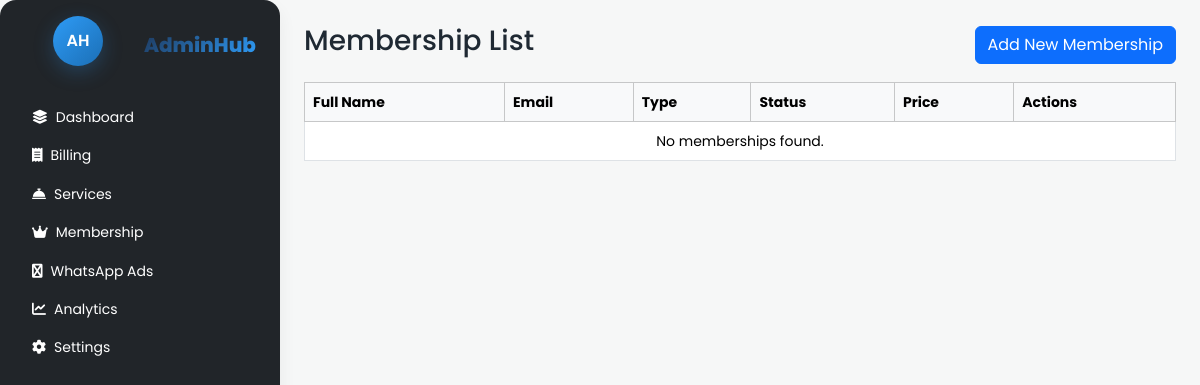
Before: /membership/ with the older database file.
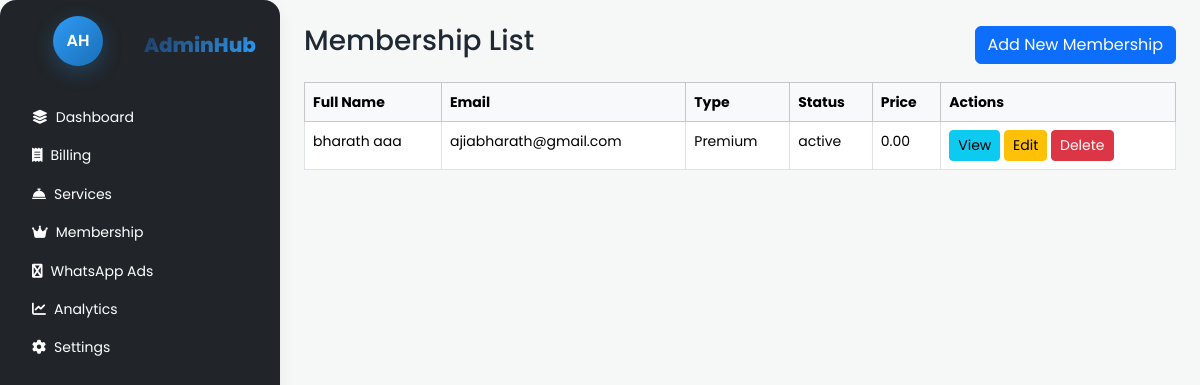
After: the same page with the newer database file.
### membership/models.py (models this page shows, shortened)
class Membership(models.Model):
    MEMBERSHIP_TYPES = [
        ('basic', 'Basic'),
        ('premium', 'Premium'),
        ('gold', 'Gold'),
        ('platinum', 'Platinum'),
    ]
    STATUS_CHOICES = [
        ('active', 'Active'),
        ('inactive', 'Inactive'),
        ('expired', 'Expired'),
        ('cancelled', 'Cancelled'),
    ]
    first_name = models.CharField(max_length=100)
    last_name = models.CharField(max_length=100)
    email = models.EmailField(unique=True)
    phone = models.CharField(max_length=15, blank=True)
    membership_type = models.CharField(
        max_length=20,
        choices=MEMBERSHIP_TYPES,
        default='basic'
    )
    status = models.CharField(
        max_length=20,
        choices=STATUS_CHOICES,
        default='inactive'
    )
    start_date = models.DateTimeField(default=timezone.now)
    end_date = models.DateTimeField(null=True, blank=True)
    price = models.DecimalField(max_digits=10, decimal_places=2, default=0.00)
    created_at = models.DateTimeField(auto_now_add=True)
    updated_at = models.DateTimeField(auto_now=True)
    class Meta:
        verbose_name = 'Membership'
        verbose_name_plural = 'Memberships'
        ordering = ['-created_at']
    @property
    def full_name(self):
        return f"{self.first_name} {self.last_name}"

### membership/views.py (the view)
# urls.py: path('', MembershipListView.as_view(), name='membership_list'),
class MembershipListView(ListView):
    model = Membership
    template_name = 'membership/membership_list.html'
    context_object_name = 'memberships'

### templates/membership/membership_list.html (shortened to what this page needs)
{% extends 'base.html' %}
{% block content %}
<div class="container-fluid d-flex p-0">
    <aside class="sidebar bg-dark text-white p-3 vh-100">
        <div class="brand text-center mb-4">
            <div class="logo-circle bg-primary text-white rounded-circle mx-auto mb-2 d-flex align-items-center justify-content-center" style="width:50px; height:50px; font-weight:600;">AH</div>
            <h4>AdminHub</h4>
        </div>
        <ul class="nav flex-column mb-4">
            <li><a href="{% url 'dashboard' %}" class="nav-link text-white"><i class="fa fa-layer-group me-2"></i>Dashboard</a></li>
            <li><a href="{% url 'billing:billing' %}" class="nav-link text-white"><i class="fa fa-receipt me-2"></i>Billing</a></li>
            <li><a href="{% url 'services:service_list' %}" class="nav-link text-white"><i class="fa fa-concierge-bell me-2"></i>Services</a></li>
            <li><a href="{% url 'membership_list' %}" class="nav-link text-white active"><i class="fa fa-crown me-2"></i>Membership</a></li>
            <li><a href="#" class="nav-link text-white"><i class="fa fa-whatsapp me-2"></i>WhatsApp Ads</a></li>
            <li><a href="#" class="nav-link text-white"><i class="fa fa-chart-line me-2"></i>Analytics</a></li>
            <li><a href="#" class="nav-link text-white"><i class="fa fa-cog me-2"></i>Settings</a></li>
        </ul>
    </aside>
    <main class="flex-grow-1 p-4">
        <div class="d-flex justify-content-between align-items-center mb-3">
            <h3>Membership List</h3>
            <a href="{% url 'membership_add' %}" class="btn btn-primary">Add New Membership</a>
        </div>
        <table class="table table-bordered table-hover">
            <thead class="table-light">
                <tr>
                    <th>Full Name</th>
                    <th>Email</th>
                    <th>Type</th>
                    <th>Status</th>
                    <th>Price</th>
                    <th>Actions</th>
                </tr>
            </thead>
            <tbody>
                {% for membership in memberships %}
                <tr>
                    <td>{{ membership.full_name }}</td>
                    <td>{{ membership.email }}</td>
                    <td>{{ membership.get_membership_type_display }}</td>
                    <td>{{ membership.status }}</td>
                    <td>{{ membership.price }}</td>
                    <td>
                        <a href="{% url 'membership_detail' membership.id %}" class="btn btn-info btn-sm">View</a>
                        <a href="{% url 'membership_edit' membership.id %}" class="btn btn-warning btn-sm">Edit</a>
                        <button class="btn btn-danger btn-sm" data-bs-toggle="modal" data-bs-target="#deleteModal{{ membership.id }}">Delete</button>
                    </td>
                </tr>
                {% empty %}
                <tr><td colspan="6" class="text-center">No memberships found.</td></tr>
                {% endfor %}
            </tbody>
        </table>
    </main>
</div>
{% endblock %}

### templates/base.html (shortened to what this page needs)
<!DOCTYPE html>
<html lang="en">
<head>
    <link href="https://cdn.jsdelivr.net/npm/bootstrap@5.3.2/dist/css/bootstrap.min.css" rel="stylesheet">
    <link href="https://cdnjs.cloudflare.com/ajax/libs/font-awesome/6.5.0/css/all.min.css" rel="stylesheet">
    <link href="/static/css/style.css" rel="stylesheet">
</head>
<body>
    {% block content %}
    {% endblock %}
</body>
</html>

### static/css/style.css (style rules this page uses)
:root { --bg: #f6f7f7; --panel: #ffffff; --muted: #98a0a6; --accent: #2e9bf6; --soft: #eef2f4; --shadow: 0 8px 18px rgba(18,24,33,0.06); --success: #28a745; --warning: #ffc107; --danger: #dc3545; --border-radius: 16px; --transition: all 0.3s cubic-bezier(0.4, 0, 0.2, 1); }
* { box-sizing: border-box; margin: 0; padding: 0; }
body { font-family: "Poppins", -apple-system, BlinkMacSystemFont, sans-serif; background: var(--bg); color: #1f2933; font-size: 14px; line-height: 1.6; overflow-x: hidden; }
aside.sidebar { width: 280px; background: var(--panel); border-radius: var(--border-radius); padding: 24px 16px; box-shadow: var(--shadow); height: calc(100vh - 40px); position: sticky; top: 20px; overflow-y: auto; transition: var(--transition); backdrop-filter: blur(10px); }
.brand { display: flex; align-items: center; gap: 12px; margin-bottom: 32px; padding: 0 8px; }
.logo-circle { width: 40px; height: 40px; border-radius: 12px; background: linear-gradient(135deg, #2e9bf6, #1b6fb6); color: #fff; display: flex; align-items: center; justify-content: center; font-weight: 800; font-size: 16px; box-shadow: 0 6px 20px rgba(46,155,246,0.25); }
.brand h4 { font-weight: 800; font-size: 20px; background: linear-gradient(135deg, #1e3a5f, #2e9bf6); -webkit-background-clip: text; -webkit-text-fill-color: transparent; margin: 0; }
.brand { display: flex; align-items: center; gap: 12px; margin-bottom: 32px; padding: 0 8px; position: relative; }

Changed rows visible on the page:
added Membership: full_name "bharath aaa", email "ajiabharath@gmail.com", membership_type "Premium", status "active", price "0.00"
Other visible differences:
text no longer shown: "No memberships found."
